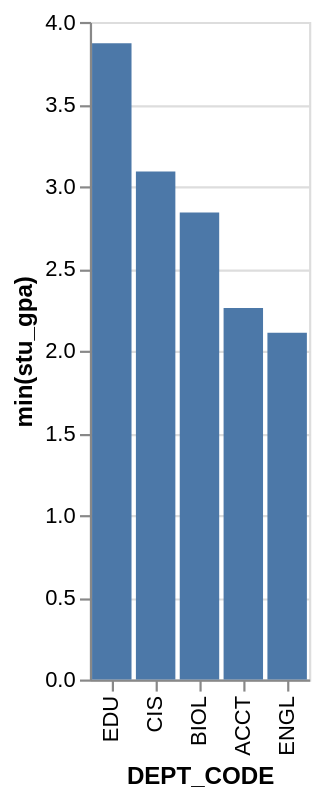

Vega-Lite specification for this chart:
### Vega-Lite specification from a JSON file in a GitHub repository (floating-point values rounded to 4 significant figures)
{"data": {"values": [{"x_data": "EDU", "y_data": 3.87}, {"x_data": "CIS", "y_data": 3.09}, {"x_data": "BIOL", "y_data": 2.84}, {"x_data": "ACCT", "y_data": 2.26}, {"x_data": "ENGL", "y_data": 2.11}]}, "mark": "bar", "encoding": {"x": {"field": "x_data", "type": "nominal", "title": "DEPT_CODE", "sort": {"op": "sum", "field": "y_data", "order": "descending"}}, "y": {"field": "y_data", "type": "quantitative", "title": "min(stu_gpa)"}}}
